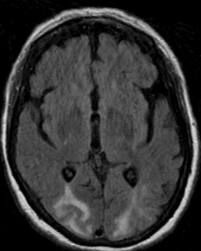
#> input picture data/BinaryBrainTumorDataset/Training/no/notumor_Tr-no_0079.jpg, 201 x 251 px; its folder holds only this picture in this run
$ jupyter execute --allow-errors training_with_augmentation.ipynb
#> lines starting #> are read from the running program, lines starting #| are printed output that depends on the picture; after the words box and inside, x2 and y2 are one past the last pixel; in counts of white or black regions, pixels touching at a corner belong together
#> further down, img is the input picture: shape (251, 201, 3); min 0, max 223, mean 52.8
# MRI Brain Tumor Classification with Augmentation and Preprocessing
Ova bilježnica prikazuje kako koristiti augmentaciju i osnovnu predobradu slika za poboljšanje performansi modela za klasifikaciju tumora mozga na MRI slikama.

[cell 1]
import os
import matplotlib.pyplot as plt
from tensorflow import keras
from tensorflow.keras.utils import image_dataset_from_directory
from tensorflow.keras.models import Sequential
from tensorflow.keras.layers import Conv2D, MaxPooling2D, Flatten, Dense, Dropout, BatchNormalization
from tensorflow.keras.callbacks import EarlyStopping, ModelCheckpoint
from tensorflow.keras.optimizers import Adam
from tensorflow.keras import layers
import tensorflow as tf
import numpy as np
import cv2
import imutils
import shutil

## Učitavanje i augmentacija podataka
Koristimo `tf.keras.preprocessing` slojeve za augmentaciju i predobradu slika.

[cell 2]
# Parametri
IMG_SIZE = (224, 224)
BATCH_SIZE = 32
SEED = 123

# === CROPPING SECTION: Run this cell ONCE to crop and save images, then comment it out ===
# If you have already cropped and saved images, you can skip running this cell again.
def crop_brain_contour(image):
    gray = cv2.cvtColor(image, cv2.COLOR_BGR2GRAY)
    gray = cv2.GaussianBlur(gray, (5, 5), 0)
    thresh = cv2.threshold(gray, 45, 255, cv2.THRESH_BINARY)[1]
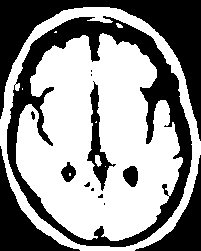
#> thresh: shape (251, 201); 57.6% white; 14 black regions (6 under 20 px), largest, box (x1, y1, x2, y2) and area: (7, 16, 192, 247) 8857, (0, 0, 201, 141) 7001, (0, 146, 80, 251) 2391
    thresh = cv2.erode(thresh, None, iterations=2)
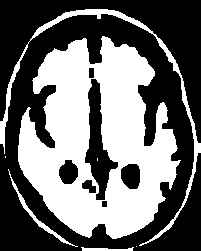
#> thresh: shape (251, 201); 43.3% white; 7 white regions (3 under 20 px), largest, box (x1, y1, x2, y2) and area: (18, 36, 181, 239) 19381, (0, 9, 201, 246) 1975, (8, 169, 78, 247) 343, (81, 247, 134, 251) 138
    thresh = cv2.dilate(thresh, None, iterations=2)
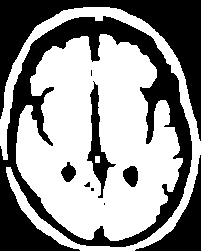
#> thresh: shape (251, 201); 56.8% white; 10 black regions (3 under 20 px)
    cnts = cv2.findContours(thresh.copy(), cv2.RETR_EXTERNAL, cv2.CHAIN_APPROX_SIMPLE)
#> cnts = 2 contours; box (x1, y1, x2, y2) and area: (16, 34, 183, 241) 23944, (0, 7, 201, 251) 5080
    cnts = imutils.grab_contours(cnts)
    if len(cnts) == 0:
        return image
    c = max(cnts, key=cv2.contourArea)
#> c = contour of 401 points, box (x1, y1, x2, y2) (16, 34, 183, 241), area 23944
    extLeft = tuple(c[c[:, :, 0].argmin()][0])
#> extLeft = (16, 143)
    extRight = tuple(c[c[:, :, 0].argmax()][0])
#> extRight = (182, 162)
    extTop = tuple(c[c[:, :, 1].argmin()][0])
#> extTop = (100, 34)
    extBot = tuple(c[c[:, :, 1].argmax()][0])
#> extBot = (110, 240)
    cropped = image[extTop[1]:extBot[1], extLeft[0]:extRight[0]]
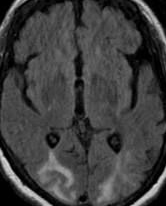
#> cropped: shape (206, 166, 3); min 0, max 221, mean 62.9
    return cropped

input_dir = "../data/BinaryBrainTumorDataset/Training"
output_dir = "../data/CroppedBinaryBrainTumorDataset/Training"

if os.path.exists(output_dir):
    shutil.rmtree(output_dir)
os.makedirs(output_dir, exist_ok=True)

for label in os.listdir(input_dir):
    label_in = os.path.join(input_dir, label)
    label_out = os.path.join(output_dir, label)
    os.makedirs(label_out, exist_ok=True)
    for fname in os.listdir(label_in):
        fpath = os.path.join(label_in, fname)
        img = cv2.imread(fpath)
        if img is not None:
            cropped = crop_brain_contour(img)
            resized = cv2.resize(cropped, (224, 224))
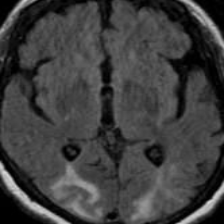
#> resized: shape (224, 224, 3); min 0, max 216, mean 62.8
            cv2.imwrite(os.path.join(label_out, fname), resized)
#> pass 2 of the loop `for label in os.listdir(input_dir):`:
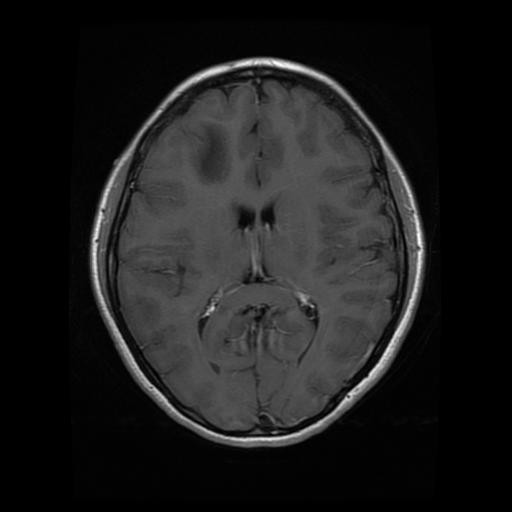
#> input picture data/BinaryBrainTumorDataset/Training/yes/glioma_Tr-gl_0237.jpg, 512 x 512 px
#> img is the input picture: shape (512, 512, 3); min 0, max 255, mean 28.5
#> in crop_brain_contour (call 2), `thresh = cv2.dilate(thresh, None, iterations=2)`:
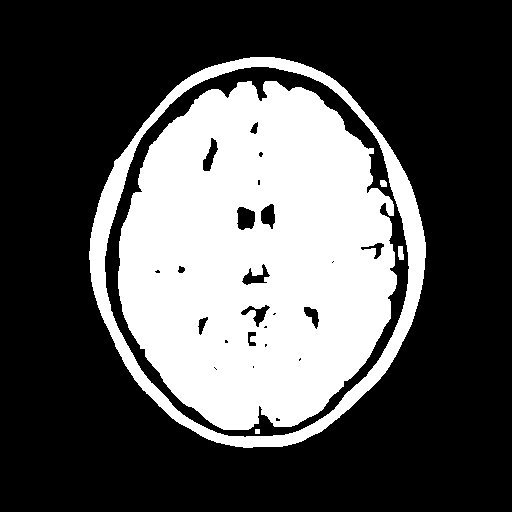
#> thresh: shape (512, 512); 32.8% white; 5 white regions
#> cnts = 1 contour; box (x1, y1, x2, y2) and area: (89, 57, 426, 448) 99118
#> c = contour of 512 points, box (x1, y1, x2, y2) (89, 57, 426, 448), area 99118
#> extLeft = (89, 251)
#> extRight = (425, 257)
#> extTop = (250, 57)
#> extBot = (243, 447)
#> cropped: shape (390, 336, 3)
#> `resized = cv2.resize(cropped, (224, 224))`:
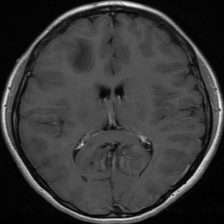
#> resized: shape (224, 224, 3); min 0, max 250, mean 55.8
# === END CROPPING SECTION ===

# Učitavanje podataka iz croppanog direktorija
#> (the rest of this cell did not finish here and is left out)
